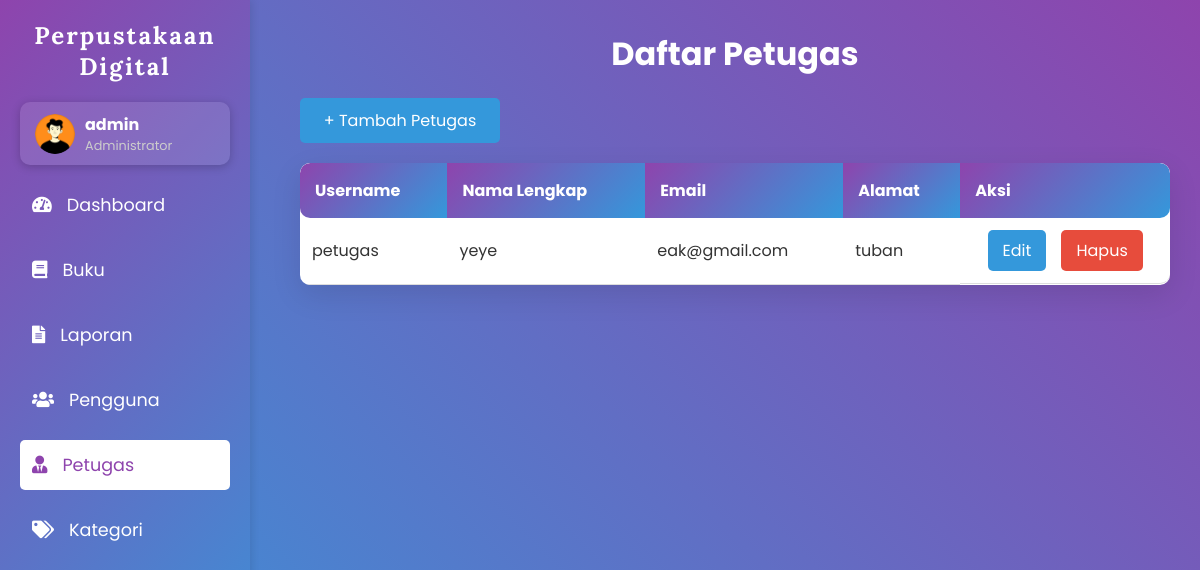
/admin/petugas.php (signed in), run on the app's committed database.
### tables this page shows
CREATE TABLE `user` (
  `UserID` int(11) NOT NULL,
  `username` varchar(255) NOT NULL,
  `password` varchar(255) NOT NULL,
  `Email` varchar(255) NOT NULL,
  `NamaLengkap` varchar(255) NOT NULL,
  `Alamat` text NOT NULL,
  `role` enum('administrator','petugas','peminjam','','') NOT NULL,
  `status` enum('aktif','diblokir','','') NOT NULL,
  `Foto` varchar(500) NOT NULL
);

### admin/petugas.php (the view, shortened to what this page needs)
<?php
include('../koneksi.php');
$sql = "SELECT * FROM user WHERE role = 'petugas'";
$result = $conn->query($sql);
?>
<!DOCTYPE html>
<html lang="id">
<head>
    <link rel="stylesheet" href="https://cdnjs.cloudflare.com/ajax/libs/font-awesome/5.15.4/css/all.min.css">
</head>
<body>
<body>
    <div class="sidebar">
        <h2>Perpustakaan Digital</h2>
        <div class="profile-header" onclick="toggleDropdown()">
            <div class="profile-info">
                <img src="../assets/img/admin.png" alt="Profil Pengguna">
                <div class="profile-text">
                    <h3><?php echo $_SESSION['username']; ?></h3>
                    <p>Administrator</p>
                </div>
            </div>
        </div>
        <a href="dashboard.php"><i class="fas fa-tachometer-alt"></i> Dashboard</a>
        <a href="buku.php"><i class="fas fa-book"></i> Buku</a>
        <a href="peminjaman.php"><i class="fas fa-file-alt"></i> Laporan</a>
        <a href="user.php"><i class="fas fa-users"></i> Pengguna</a>
        <a href="petugas.php" class="active"><i class="fas fa-user-tie"></i> Petugas</a>
        <a href="kategori.php"><i class="fas fa-tags"></i> Kategori</a>
    </div>
    <div class="content">
    <h1>Daftar Petugas</h1>
    <a href="tambah_petugas.php" class="add-btn">+ Tambah Petugas</a>
    <div class="table-container">
        <table>
            <thead>
                <tr>
                    <th>Username</th>
                    <th>Nama Lengkap</th>
                    <th>Email</th>
                    <th>Alamat</th>
                    <th>Aksi</th>
                </tr>
            </thead>
            <tbody>
                <?php
                if ($result->num_rows > 0) {
                    while ($row = $result->fetch_assoc()) {
                        echo "<tr>";
                        echo "<td>" . htmlspecialchars($row['username']) . "</td>";
                        echo "<td>" . htmlspecialchars($row['NamaLengkap']) . "</td>";
                        echo "<td>" . htmlspecialchars($row['Email']) . "</td>";
                        echo "<td>" . htmlspecialchars($row['Alamat']) . "</td>";
                        echo "<td class='actions'>
                                <a href='edit_petugas.php?id=" . $row['UserID'] . "' class='btn btn-edit'>Edit</a>
                                <a href='hapus_petugas.php?id=" . $row['UserID'] . "' class='btn'>Hapus</a>
                              </td>";
                        echo "</tr>";
                    }
                } else {
                    echo "<tr><td colspan='5'>Tidak ada petugas yang ditemukan</td></tr>";
                }
                ?>
            </tbody>
        </table>
    </div>
</div>
</body>
</html>

### admin/petugas.php (style rules this page uses)
* { margin: 0; padding: 0; box-sizing: border-box; font-family: 'Poppins', sans-serif; }
body { display: flex; min-height: 100vh; background: linear-gradient(45deg, #3498db, #8e44ad); color: white; flex-direction: column; }
.sidebar { width: 250px; background: linear-gradient(135deg, #8e44ad, #3498db); padding: 20px; position: fixed; height: 100%; box-shadow: 2px 0 8px rgba(0, 0, 0, 0.1); transition: all 0.3s ease; }
.sidebar h2 { text-align: center; font-family: 'Lora', serif; color: white; margin-bottom: 20px; font-size: 1.5rem; letter-spacing: 2px; }
.sidebar a { display: flex; align-items: center; color: white; text-decoration: none; margin: 15px 0; font-size: 1.1rem; padding: 12px; border-radius: 5px; transition: all 0.3s; cursor: pointer; }
.sidebar a i { margin-right: 15px; }
.sidebar a.active { background: #fff; color: #8e44ad; }
.content { margin-left: 270px; padding: 30px; width: calc(100% - 270px); }
h1 { text-align: center; margin-bottom: 20px; font-size: 2rem; color: white; }
table { width: 100%; border-collapse: collapse; margin-top: 20px; background-color: #fff; color: #333; border-radius: 10px; box-shadow: 0 10px 30px rgba(0, 0, 0, 0.1); overflow: hidden; }
table th { background: linear-gradient(135deg, #8e44ad, #3498db); color: white; padding: 15px; text-align: left; font-weight: bold; }
table td { padding: 12px; text-align: left; border-bottom: 1px solid #ddd; }
table th:first-child, table td:first-child { border-radius: 10px 0 0 10px; }
table th:last-child, table td:last-child { border-radius: 0 10px 10px 0; }
.btn { padding: 8px 15px; color: white; background-color: #e74c3c; border: none; border-radius: 5px; cursor: pointer; text-decoration: none; }
.btn-edit { background-color: #3498db; }
.actions { display: flex; justify-content: space-evenly; }
.add-btn { padding: 10px 20px; background-color: #3498db; color: white; text-decoration: none; border-radius: 5px; margin-bottom: 20px; display: block; width: 200px; text-align: center; }
.profile-header { position: sticky; top: 10px; right: 20px; display: flex; align-items: center; background: rgba(255, 255, 255, 0.1); padding: 10px 15px; border-radius: 10px; box-shadow: 0 2px 10px rgba(0, 0, 0, 0.2); cursor: pointer; }
.profile-info { display: flex; align-items: center; }
.profile-info img { width: 40px; height: 40px; border-radius: 50%; margin-right: 10px; }
.profile-text { text-align: left; }
.profile-text h3 { font-size: 1rem; color: white; margin: 0; }
.profile-text p { font-size: 0.8rem; color: #ccc; margin: 0; }

### data on the page
user: username "petugas", NamaLengkap "yeye", Email "eak@gmail.com", Alamat "tuban"

### other printed values
$_SESSION['username'] "admin"
